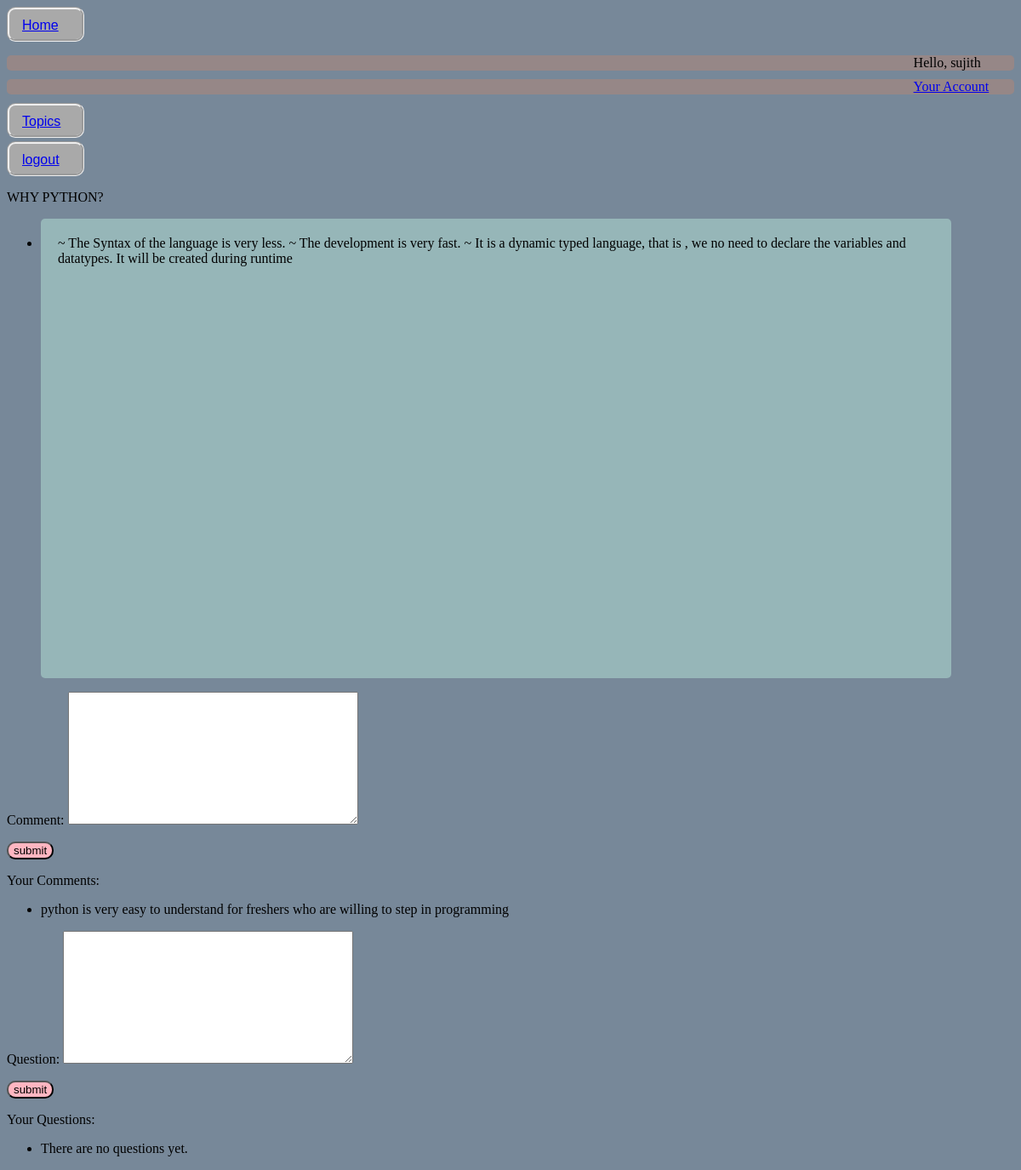
Page /topics/2/2/ on the committed database.
### pybasic/models.py (models this page shows)
class Topic(models.Model):
    name = models.CharField(max_length=200)
    created = models.DateTimeField(auto_now_add=True)
    def __str__(self):
        return f"{self.name}"

class Entry(models.Model):
    topic = models.ForeignKey(Topic, on_delete=models.CASCADE)
    entry = models.TextField()
    created = models.DateTimeField(auto_now_add=models.CASCADE)
    def __str__(self):
        return f"{self.entry}"
    class Meta:
        verbose_name_plural = 'Entries'

class Comment(models.Model):
    topic = models.ForeignKey(Topic, on_delete=models.CASCADE)
    user = models.ForeignKey(User, on_delete=models.CASCADE)
    comment = models.TextField()
    created = models.DateTimeField(auto_now_add=True)
    def __str__(self):
        return f"{self.comment}"

### pybasic/views.py (the view, shortened to what this page needs)
# urls.py: path('topics/<int:user_id>/<int:topic_id>/', views.topic_detail, name='topic-detail'),
def topic_detail(request, user_id, topic_id):
    topic = topic_in_detail(topic_id)
    user = get_user_in_detail(user_id)
    entries = filter_entries_by_topic(topic_id)
    comments = filter_comments_by_user_id_and_topic_id(user_id, topic_id)
    questions = filter_questions_by_topic_id_and_user_id(user_id, topic_id)
    if request.method != "POST":
        form = CommentFormDisplay()
        form_1 = QuestionForm()
    context = {
        "entries": entries,
        "topic": topic,
        "form": form,
        "form_1": form_1,
        "user": user,
        "comments": comments,
        "questions": questions,
    }
    return render(request, "pybasic/topic_detail.html", context)

### pybasic/forms.py
class CommentFormDisplay(forms.ModelForm):
    class Meta:
        model = Comment
        label = {"comment": ''}
        fields = ["comment"]

class QuestionForm(forms.ModelForm):
    class Meta:
        model = Questions
        label = {'ask': ''}
        fields = ['question']

### pybasic/layer.py (called while the page is built)
def get_user_in_detail(user_id):
    user = User.objects.get(id=user_id)
    return user

def topic_in_detail(topic_id):
    topic = Topic.objects.get(id=topic_id)
    return topic

def filter_entries_by_topic(topic_id):
    entries = Entry.objects.filter(topic_id=topic_id)
    return entries

def filter_comments_by_user_id_and_topic_id(user_id, topic_id):
    comments = Comment.objects.filter(user_id=user_id, topic_id=topic_id)
    return comments

def filter_questions_by_topic_id_and_user_id(user_id, topic_id):
    questions = Questions.objects.filter(user_id=user_id, topic_id=topic_id)
    return questions

### pybasic/templates/pybasic/topic_detail.html (shortened to what this page needs)
<!DOCTYPE html>
<html lang="en">
<head>
</head>
<body>
    {% extends 'pybasic/base.html' %}
    {% block content %}
    <p>{{topic}}</p>
    <ul>
        {% for entry in entries %}
        <li>
            <div class="topic">{{entry}}</div>
        </li>
        {% endfor %}
    </ul>
    <form action="{% url 'pybasic:topic-detail' user.id topic.id %}" method="POST">
        <div class="f">{{form.as_p}}</div>
        <button type="submit" name="comment">submit</button>
    </form>
    <div class="c">
        <p>Your Comments:</p>
        <ul>
            {% for comment in comments %}
            <li>{{comment}}</li>
            {% empty %}
            <li>There are no comments yet.</li>
            {% endfor %}
        </ul>
    </div>
    <p>
    <form action="{% url 'pybasic:topic-detail' user.id topic.id %}" method="POST">
        {{form_1.as_p}}
        <button type="submit" name="question">submit</button>
        </p>
        <div class="q">
            <p>Your Questions:</p>
            <ul>
                {% for question in questions %}
                <li>{{question}}</li>
                {% empty %}
                <li>There are no questions yet.</li>
                {% endfor %}
            </ul>
        </div>
        {% endblock content%}

### pybasic/templates/pybasic/base.html (shortened to what this page needs)
<!DOCTYPE html>
<html lang="en">
<head>
</head>
<body>
    <div class="links"><a href="{% url 'pybasic:index' %}">Home</a></div>
    {% if user.is_authenticated %}
    <p>
    <div class="name"> Hello, {{user.username}}</div>
    <div class="name"><a href="{% url 'users:info' user.id %}">Your Account</a></div>
    <div class="topics_base"><a href="{% url 'pybasic:topics'%}">Topics</a></div>
    <div class="logout"><a href="{% url 'users:logout' %}">logout</a></div>
    {% else %}
    <div class="links"><a href="{% url 'users:register'%}">register</a></div>
    <div class="links"><a href="{% url 'users:login' %}">login</a></div>
    </p>
    {% endif%}
    {% block content%}
    {%endblock content%}
</body>
</html>

### pybasic/templates/pybasic/topic_detail.html (style rules this page uses)
.topic { background-color: rgb(150, 182, 184); height: 500px; padding: 20px; border-radius: 5px; width: 90% }
button { background-color: lightpink; border-radius: 10px; }

### pybasic/templates/pybasic/base.html (style rules this page uses)
.links { font-family: sans-serif; width: 70px; height: 25px; background-color: darkgray; padding-left: 15px; padding-top: 10px; border-radius: 10px; margin-bottom: 10px; border-style: groove; }
.name { padding-left: 90%; width: auto; height: auto; background-color: rgb(150, 135, 135); border-radius: 5px; margin-top: 0px; margin-bottom: 10px; }
.topics_base { font-family: sans-serif; width: 70px; height: 25px; background-color: darkgray; padding-left: 15px; padding-top: 10px; border-radius: 10px; margin-top: 10px; border-style: groove; }
.logout { font-family: sans-serif; width: 70px; height: 25px; background-color: darkgray; padding-left: 15px; padding-top: 10px; border-radius: 10px; margin-bottom: 0px; margin-right: 0px; margin-top: 4px; display: inline-block; vertical-align: top; border-style: groove; }
body { background-color: lightslategray; }

### rows in the picture
Topic: name "WHY PYTHON?"
Entry: entry "~ The Syntax of the language is very less. ~ The development is very fast. ~ It is a dynamic typed language, that is , we no need to declare the variables and datatypes. It will be created during runtime"
Comment: comment "python is very easy to understand for freshers who are willing to step in programming"

### other values in the picture
{{ user.username }} "sujith"
